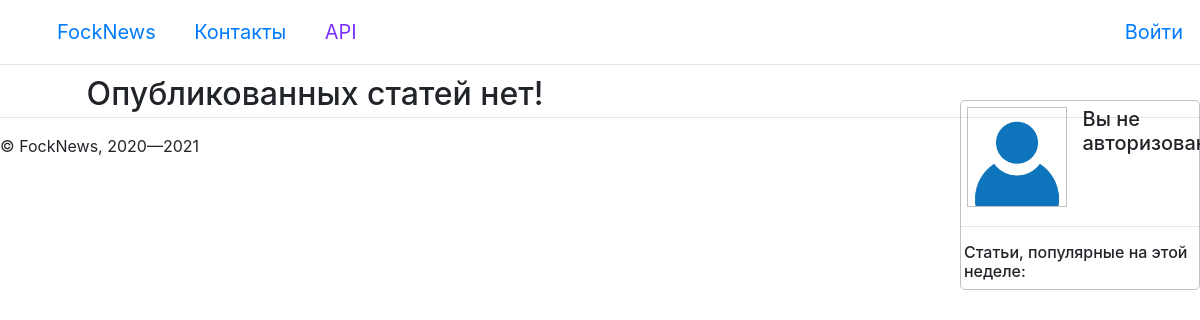
/, run on an earlier commit of the app's database.
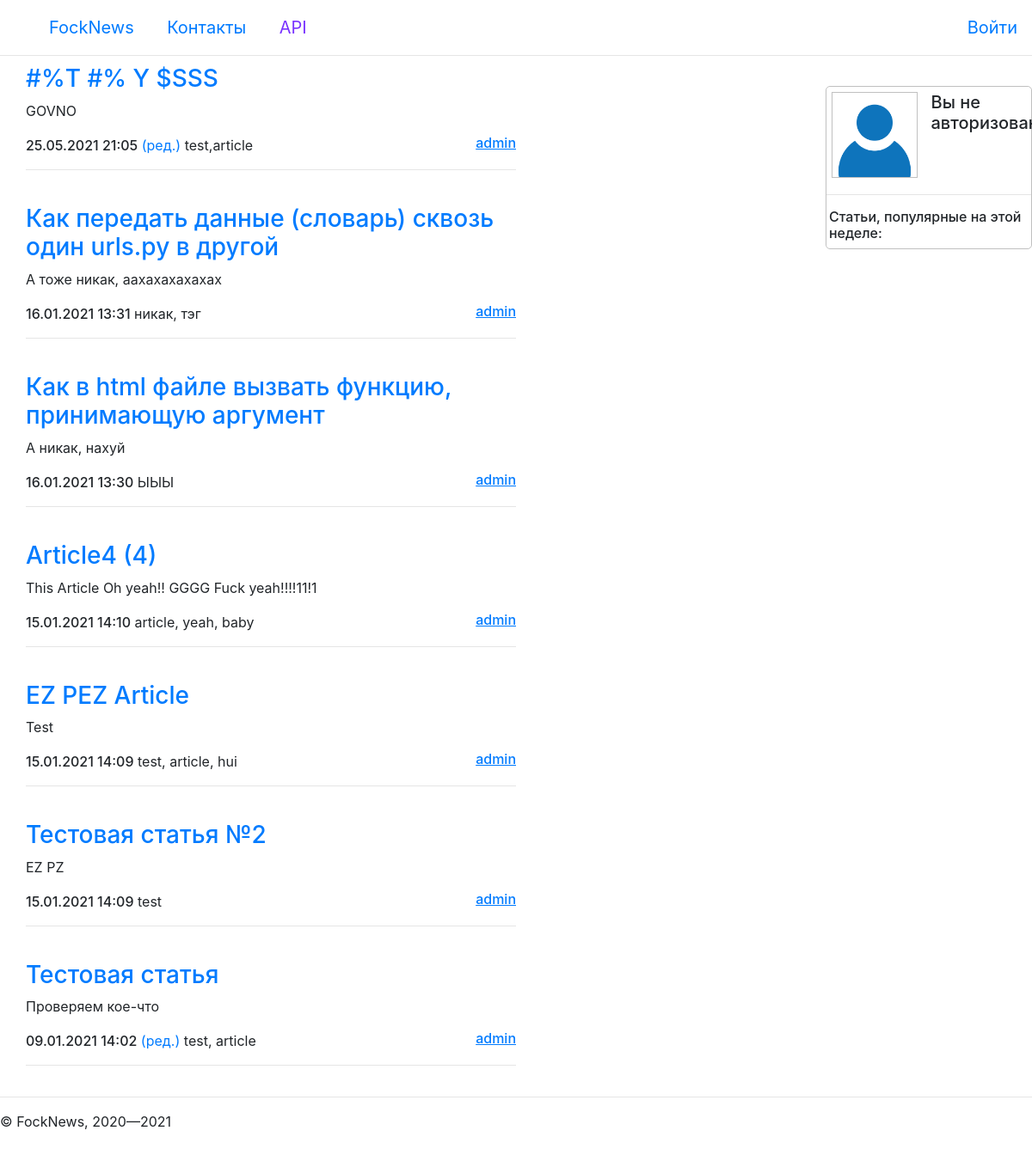
And on a later commit of the database.
### Main/models.py (models this page shows, shortened)
class Articles(models.Model):
    title = models.CharField(max_length=120)
    body = models.TextField(blank=True)
    create_datetime = models.DateTimeField()
    pub_datetime = models.DateTimeField(
        blank=True,
        null=True
    )
    lasted_datetime = models.DateTimeField(
        blank=True,
        null=True
    )
    author = models.ForeignKey(
        User,
        on_delete=models.SET_NULL,
        null=True,
        verbose_name='Автор'
    )
    tags = models.TextField(blank=True)
    status = models.CharField(max_length=24)
    objects = models.Manager()
    class Meta:
        verbose_name = 'Статья'
        verbose_name_plural = 'Статьи'
        permissions = (
            ("restore_articles", "Can restore Articles"),
            ("publish_articles", "Can publish drafts of Articles"),
            ("view_published", "Can view published Articles"),
            ("view_draft", "Can view drafts of Articles"),
            ("view_deleted", "Can view deleted Articles"),
        )

### Main/views.py (the view)
def index(request):
    response = zlib.get_full_response(
        request,
        {
            'object_list': Articles.objects.filter(status="published").order_by("-pub_datetime")[:20]
        }
    )
    for art in response['object_list']:
        art.body = re.sub('(?!<br>|<\/?p>)<[^<]+?>', '', art.body)  # Removing all HTML tags, excluding <br>, <p>, </p>
    return render(request, 'Main/index.html', response)

### Main/templatetags/extra_tags.py (called while the page is built)
@register.simple_tag()
def check_perm(user, perm):
    return user.has_perm(perm)

### Main/zlib.py (called while the page is built)
def stdict(request):
    poparts = Articles.objects.filter(
        views__view_datetime__gte=(datetime.datetime.now() + datetime.timedelta(days=-7)).strftime("%Y-%m-%d %H:%M:%S")
    ).annotate(views_num=Sum('views__view_weight')).order_by('-views_num')[:3]
    return {
        'user_data': request.user,
        'sidebar_data': {
            'pop_arts': poparts
        }
    }

def get_full_response(request, addictive):
    addictive.update(stdict(request))
    return addictive

### FockNews/templates/Main/index.html (shortened to what this page needs)
{% extends "wrapper.html" %}
{% load extra_tags %}
{% block content %}
<div class="minarticles">
    {% check_perm user_data "Main.add_articles" as checkperm %}
    {% if object_list %}
        {% for post in object_list %}
                <div class="minarticle">
                    <h3 class="article_title"><a href="/news/{{post.id}}">{{post.title}}</a></h3>
                    <p class="article_minbody">{{post.body|safe|truncatechars:255}}</p>
                    <h6 class="article_datetime">{{post.pub_datetime|date:"d.m.Y H:i"}}</h6>{% if post.lasted_datetime != NULL %} <span class="btn-link article_lasted_datetime" title="{{post.lasted_datetime|date:'d.m.Y H:i'}}">(ред.)</span> {% endif %}
                    <h6 class="article_author"><a href="/users/{{post.author}}"><u>{{post.author}}</u></a></h6>
                    <p class="article_tags">{{post.tags}}</p>
                    <hr><br>
                </div>
        {% endfor %}
    {% else %}
        <h2 align="center">Опубликованных статей нет!</h2>
    {% endif %}
</div>
{% endblock %}

What changed in the data, as far as the page shows it:
added Articles: title "#%T #% Y $SSS", body "GOVNO", pub_datetime "25.05.2021 21:05", author "admin", tags "test,article"
added Articles: title "Как передать данные (словарь) сквозь один urls.py в другой", body "А тоже никак, аахахахахахах", pub_datetime "16.01.2021 13:31", author "admin", tags "никак, тэг"
added Articles: title "Как в html файле вызвать функцию, принимающую аргумент", body "А никак, нахуй", pub_datetime "16.01.2021 13:30", author "admin", tags "ЫЫЫ"
added Articles: title "Article4 (4)", body "This Article Oh yeah!! GGGG Fuck yeah!!!!11!1", pub_datetime "15.01.2021 14:10", author "admin", tags "article, yeah, baby"
added Articles: title "EZ PEZ Article", body "Test", pub_datetime "15.01.2021 14:09", author "admin", tags "test, article, hui"
added Articles: title "Тестовая статья №2", body "EZ PZ", pub_datetime "15.01.2021 14:09", author "admin", tags "test"
added Articles: title "Тестовая статья", body "Проверяем кое-что", pub_datetime "09.01.2021 14:02", author "admin", tags "test, article"
Also different on the page:
text no longer shown: "Опубликованных статей нет!"
